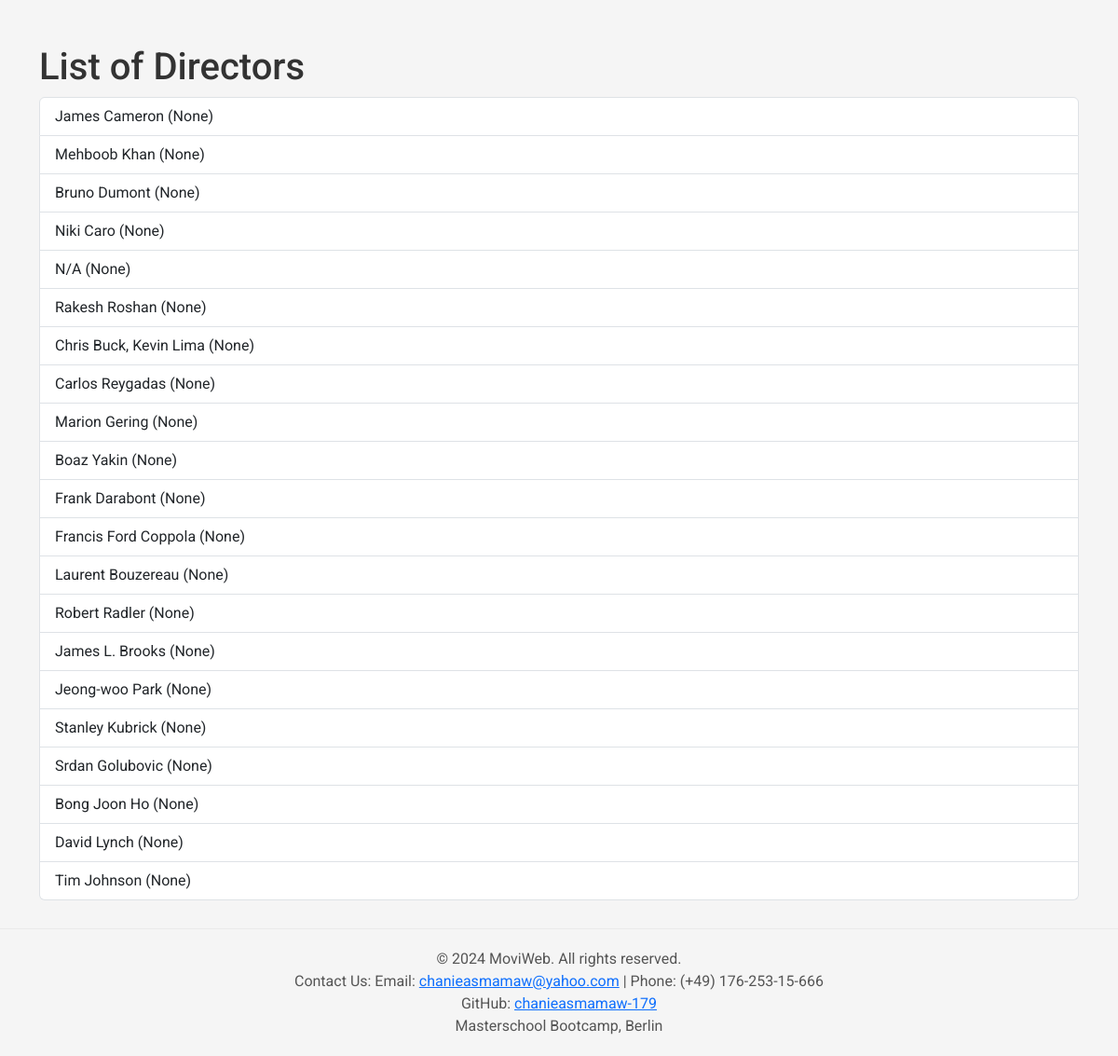
Screenshot of /list_directors with the database file from the repository.
### main.py (models this page shows, shortened)
class Director(db.Model):
    __tablename__ = 'directors'
    id = Column(Integer, primary_key=True)
    name = Column(String, nullable=False)
    birth_date = Column(String)  # Use Date type if necessary
    movies = relationship("Movie", back_populates="director")

### main.py (the view)
@app.route('/list_directors', methods=['GET'])
def list_directors():
    directors = db.session.query(Director).all()
    return render_template('list_directors.html', directors=directors)

### templates/list_directors.html (shortened to what this page needs)
<!DOCTYPE html>
<html lang="en">
<head>
    <link href="https://cdn.jsdelivr.net/npm/bootstrap@5.3.3/dist/css/bootstrap.min.css" rel="stylesheet">
</head>
<body>
    <div class="container mt-5">
        <h1>List of Directors</h1>
        {% if directors %}
            <ul class="list-group">
                {% for director in directors %}
                    <li class="list-group-item">{{ director.name }} ({{ director.birth_date }})</li>
                {% endfor %}
            </ul>
        {% else %}
            <div class="alert alert-warning" role="alert">
                No directors found. Please add some directors to the database.
            </div>
        {% endif %}
    </div>
    <footer>
        <p>© 2024 MoviWeb. All rights reserved.</p>
        <p>Contact Us: Email: <a href="mailto:chanieasmamaw@yahoo.com">chanieasmamaw@yahoo.com</a> | Phone: (+49) 176-253-15-666</p>
        <p>GitHub: <a href="https://github.com/chanieasmamaw-179">chanieasmamaw-179</a></p>
        <p>Masterschool Bootcamp, Berlin</p>
    </footer>
</body>
</html>

### templates/list_directors.html (style rules this page uses)
body { font-family: 'Roboto', sans-serif; background-color: #f5f5f5; color: #333; }
footer { text-align: center; padding: 20px 0; background-color: #f5f5f5; border-top: 1px solid #eaeaea; margin-top: 30px; }
footer p { margin: 0; color: #555; }

### rows the page displays
Director: name "James Cameron", birth_date "None"
Director: name "Mehboob Khan", birth_date "None"
Director: name "Bruno Dumont", birth_date "None"
Director: name "Niki Caro", birth_date "None"
Director: name "N/A", birth_date "None"
Director: name "Rakesh Roshan", birth_date "None"
Director: name "Chris Buck, Kevin Lima", birth_date "None"
Director: name "Carlos Reygadas", birth_date "None"
Director: name "Marion Gering", birth_date "None"
Director: name "Boaz Yakin", birth_date "None"
Director: name "Frank Darabont", birth_date "None"
Director: name "Francis Ford Coppola", birth_date "None"
Director: name "Laurent Bouzereau", birth_date "None"
Director: name "Robert Radler", birth_date "None"
Director: name "James L. Brooks", birth_date "None"
Director: name "Jeong-woo Park", birth_date "None"
Director: name "Stanley Kubrick", birth_date "None"
Director: name "Srdan Golubovic", birth_date "None"
Director: name "Bong Joon Ho", birth_date "None"
Director: name "David Lynch", birth_date "None"
Director: name "Tim Johnson", birth_date "None"
